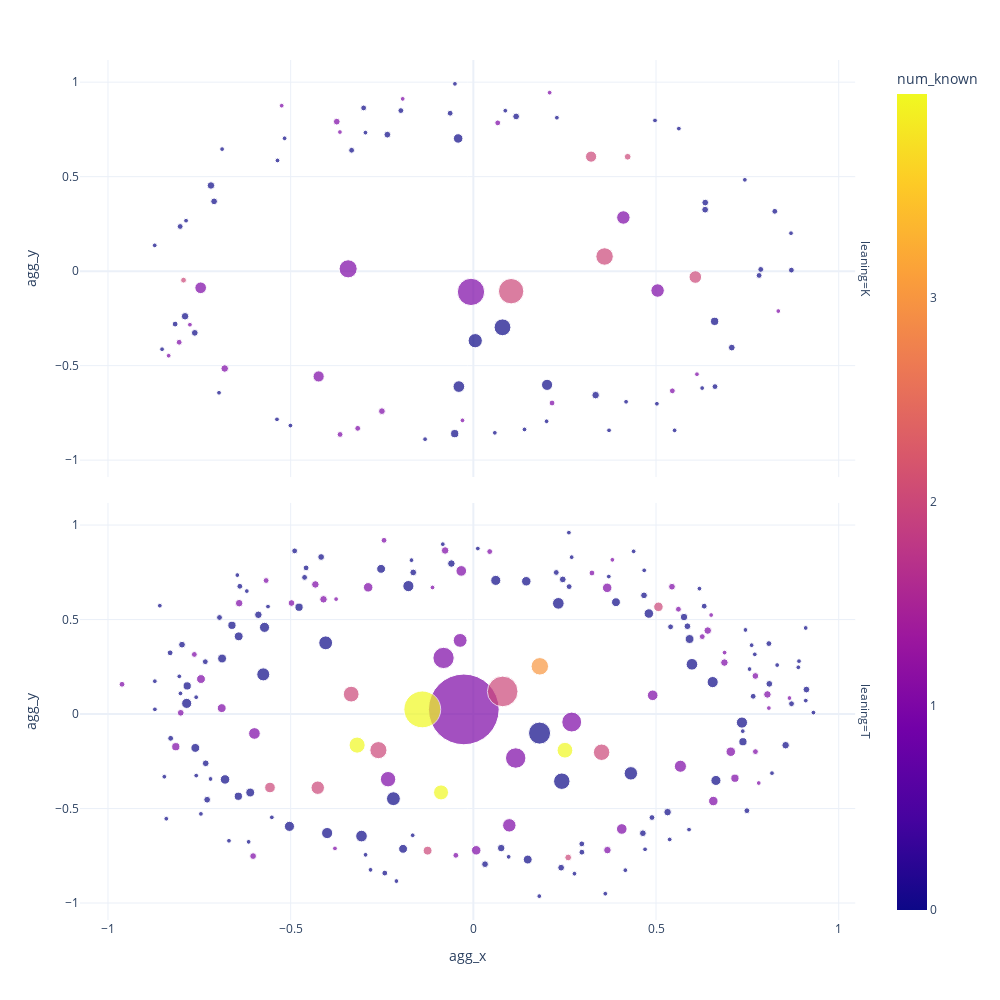

Notebook cell for this chart:
### Markdown cell above
## Regional Obervations of Cliques

### Code cell
fig = px.scatter(
    clique_response_frame.merge(patient_response_by_region),
    x = 'agg_x', y = 'agg_y', size = 'membership',
    size_max = 50, hover_name='clique_idx', hover_data=['qseqid', 'sequences', 'sseqid'],
    facet_row = 'leaning',
    color = 'num_known',
    color_discrete_sequence=['#06021c', '#dcb825', '#dc5c25', '#dc2549']
)

fig.update_layout(
    height = 1000, width = 1000,
    coloraxis_colorbar=dict(
        tickvals = [0,1,2,3]
    )
)

fig.update_layout(height = 1000, width = 1000)

fig.write_html("regional_clique_enrichment.html")

fig

### Figure 1 — Plotly figure (JSON) as saved in the notebook; plotly's stock layout.template omitted (floating-point values rounded to 4 significant figures; data arrays with more than 128 entries replaced by an {"elided": "..."} marker saying what was removed)
{"data": [{"customdata": [[[], [], []], [[], [], []], [[], [], []], [[], [], []], [[], [], []], [[], [], []], [[], [], []], [[], [], []], [[], [], []], [[], [], []], [[], [], []], [[], [], []], [[], [], []], [[], [], []], [[], [], []], [[], [], []], [[], [], []], [[], [], []], [[], [], []], [[], [], []], [[], [], []], [[], [], []], [[], [], []], [[], [], []], [[], [], []], [[], [], []], [[], [], []], [[], [], []], [[], [], []], [[], [], []], [[], [], []], [[], [], []], [[], [], []], [[], [], []], [[], [], []], [[], [], []], [[], [], []], [[], [], []], [[], [], []], [[], [], []], [[], [], []], [[], [], []], [[], [], []], [[], [], []], [[], [], []], [[], [], []], [[], [], []], [[], [], []], [[], [], []], [[], [], []], [[], [], []], [[], [], []], [[], [], []], [[], [], []], [["clique_269_MEME-0_5.5e-009"], ["DDYSKRNRS"], ["eid_32301::Merozoite_surface_protein_1_precursor"]], [["clique_227_MEME-0_2.2e-010"], ["YNLNSGYNQNNG"], ["eid_179965::merozoite_surface_protein_8"]], [["clique_243_MEME-0_1.9e-010"], ["KCDDRIFKKRNY"], ["eid_1067745::erythrocyte_binding_antigen-165_[Plasmodium_falciparum_3D7]"]], [["clique_201_MEME-0_1.2e-019"], ["NKMDNKY"], ["eid_141618::erythrocyte_membrane_protein_1"]], [["clique_221_MEME-0_1.5e-011"], ["AGYSDSDYDDEY"], ["eid_74323::Circumsporozoite"]], [["clique_197_MEME-0_1.2e-009"], ["QVPVSGSPL"], ["eid_1068342::merozoite_surface_protein_1"]], [["clique_203_MEME-0_1.1e-022"], ["TADLNAEKTTDL"], ["eid_1066649::cytoadherence_linked_asexual_protein_3.1_[Plasmodium_falciparum_3D7]"]], [["clique_202_MEME-0_6.3e-034"], ["PQGSTGA"], ["eid_227384::serine_repeat_antigen_5"]], [["clique_250_MEME-0_1.1e-007"], ["NGLRNDAGRGNJ"], ["eid_1068491::erythrocyte_binding_antigen-181_[Plasmodium_falciparum_3D7]"]], [["clique_87_MEME-1_3.2e-007"], ["LSDDVRPDKNH"], ["eid_1066748::erythrocyte_binding_antigen-175_[Plasmodium_falciparum_3D7]"]], [["clique_37_MEME-0_3.4e-131"], ["FKRQMFYTLGDY"], ["eid_1068080::cytoadherence_linked_asexual_protein_3.2_[Plasmodium_falciparum_3D7]"]], [["clique_29_MEME-1_5.8e-011"], ["FDFRDSYFCNFP"], ["eid_1068363::cytoadherence_linked_asexual_protein_8_[Plasmodium_falciparum_3D7]"]], [["clique_27_MEME-1_1.2e-143"], ["ELKNKEL"], ["eid_1067038::erythrocyte_binding_antigen-181_[Plasmodium_falciparum_3D7]"]], [["clique_9_MEME-1_3.6e-021"], ["NIEENIEEN"], ["eid_46363::ring-infested_erythrocyte_surface_antigen"]], [["clique_3_MEME-0_7.3e-1603", "clique_3_MEME-1_4.1e-139", "clique_3_MEME-4_2.5e-011"], ["TTQEPVTTQEPV", "TTQEPVTTQ", "VTTQEPV"], ["eid_78559::Interspersed_repeat_antigen"]], [["clique_41_MEME-1_1.6e-016"], ["HDDLYNSENSTF"], ["eid_1067003::erythrocyte_binding_antigen-181_[Plasmodium_falciparum_3D7]"]], [["clique_155_MEME-0_5.6e-044"], ["NNGNNFNKDNIL"], ["eid_1066909::merozoite_surface_protein_1"]], [["clique_153_MEME-0_1.5e-048"], ["KLIGDNKLIGDB"], ["eid_11927::erythrocyte_membrane-associated_giant_protein_antigen_332"]], [["clique_151_MEME-0_2.0e-006"], ["DTSSLKKIKGSP"], ["eid_1066934::erythrocyte_binding_antigen-175_[Plasmodium_falciparum_3D7]"]], [["clique_149_MEME-0_5.4e-044"], ["GASAPSGTS"], ["eid_95828::merozoite_surface_protein_1"]], [["clique_138_MEME-0_5.6e-015"], ["LNKDISNKDYKY"], ["eid_1067988::apical_membrane_antigen_1"]], [["clique_131_MEME-0_6.8e-016"], ["LDRHRDMCEKW"], ["eid_913519::erythrocyte_membrane_protein_1_(PfEMP1)"]], [["clique_125_MEME-0_3.8e-019"], ["RTLNKEYEDGEL"], ["eid_13975::erythrocyte_binding_protein"]], [["clique_173_MEME-1_2.7e-011"], ["EKRNGFDLBDDT"], ["eid_45337::sporozoite_surface_protein_2"]], [["clique_10_MEME-0_6.0e-954", "clique_10_MEME-3_1.7e-007"], ["RNQNVNDRRNFD", "CGLEKGGPPWTP"], ["eid_1067300::cytoadherence_linked_asexual_protein_3.1_[Plasmodium_falciparum_3D7]", "eid_181625::erythrocyte_membrane_protein_1"]], [["clique_4_MEME-0_1.3e-2238", "clique_4_MEME-2_1.0e-011"], ["GQQNTGLKNTPS", "LNKDIRNKDLKN"], ["eid_1067917::high_molecular_weight_rhoptry_protein_3_[Plasmodium_falciparum_3D7]", "eid_1066836::erythrocyte_binding_antigen-175_[Plasmodium_falciparum_3D7]"]], [["clique_31_MEME-1_7.2e-033", "clique_31_MEME-2_1.6e-011"], ["NADNKED", "FHKILTNTD"], ["eid_1068703::MSP7-like_protein_[Plasmodium_falciparum_3D7]", "eid_73821::Glycophorin-binding_protein"]], [["clique_140_MEME-0_3.7e-012", "clique_140_MEME-1_9.8e-006"], ["HDIYDIDTF", "DMCKKCDEIKYL"], ["eid_1067530::erythrocyte_binding_antigen-140_[Plasmodium_falciparum_3D7]", "eid_1066720::erythrocyte_binding_antigen-140_[Plasmodium_falciparum_3D7]"]], [["clique_40_MEME-0_7.9e-324", "clique_40_MEME-1_3.1e-051"], ["SNGREDKVSNGG", "DEVSNGRED"], ["eid_914261::S-antigen_[Plasmodium_falciparum_3D7]", "eid_913339::S-antigen_[Plasmodium_falciparum_3D7]"]], [["clique_119_MEME-0_2.9e-030", "clique_119_MEME-1_1.8e-012"], ["MSIHDGMKGQKY", "QNKNYKHLTDEE"], ["eid_1066929::erythrocyte_binding_antigen-165_[Plasmodium_falciparum_3D7]", "eid_913567::conserved_Plasmodium_protein"]]], "hovertemplate": "<b>%{hovertext}</b><br><br>leaning=K<br>agg_x=%{x}<br>agg_y=%{y}<br>membership=%{marker.size}<br>qseqid=%{customdata[0]}<br>sequences=%{customdata[1]}<br>sseqid=%{customdata[2]}<br>num_known=%{marker.color}<extra></extra>", "hovertext": [274, 126, 127, 128, 273, 121, 120, 100, 101, 104, 141, 220, 218, 107, 142, 144, 196, 177, 181, 182, 190, 191, 198, 169, 146, 147, 148, 206, 205, 152, 158, 157, 34, 248, 245, 44, 244, 242, 268, 265, 263, 13, 21, 255, 81, 230, 84, 88, 226, 233, 234, 61, 236, 238, 269, 227, 243, 201, 221, 197, 203, 202, 250, 87, 37, 29, 27, 9, 3, 41, 155, 153, 151, 149, 138, 131, 125, 173, 10, 4, 31, 140, 40, 119], "legendgroup": "", "marker": {"color": [0, 0, 0, 0, 0, 0, 0, 0, 0, 0, 0, 0, 0, 0, 0, 0, 0, 0, 0, 0, 0, 0, 0, 0, 0, 0, 0, 0, 0, 0, 0, 0, 0, 0, 0, 0, 0, 0, 0, 0, 0, 0, 0, 0, 0, 0, 0, 0, 0, 0, 0, 0, 0, 0, 1, 1, 1, 1, 1, 1, 1, 1, 1, 1, 1, 1, 1, 1, 1, 1, 1, 1, 1, 1, 1, 1, 1, 1, 2, 2, 2, 2, 2, 2], "coloraxis": "coloraxis", "size": [2, 4, 4, 4, 2, 4, 4, 5, 5, 4, 3, 2, 2, 4, 3, 3, 2, 3, 2, 2, 2, 2, 2, 3, 3, 3, 3, 2, 2, 3, 3, 3, 12, 2, 2, 11, 2, 2, 2, 2, 2, 25, 18, 2, 6, 2, 6, 5, 2, 2, 2, 8, 2, 2, 2, 2, 2, 2, 2, 2, 2, 2, 2, 5, 12, 16, 16, 29, 66, 11, 3, 3, 3, 3, 3, 4, 4, 3, 27, 57, 14, 3, 11, 4], "sizemode": "area", "sizeref": 0.1768, "symbol": "circle"}, "mode": "markers", "name": "", "orientation": "v", "showlegend": false, "type": "scatter", "x": [0.08741, -0.2354, 0.6344, 0.7073, -0.5007, -0.7096, 0.6347, 0.3347, -0.7891, -0.7624, -0.8024, 0.2005, 0.5509, 0.1171, -0.3332, -0.8162, 0.5024, 0.8251, -0.8721, 0.05878, 0.3714, 0.6262, 0.5625, -0.3003, 0.8705, -0.06349, -0.1984, -0.5166, 0.8694, 0.7866, 0.6614, 0.7821, -0.03967, -0.6877, -0.2953, 0.2018, -0.5375, -0.7863, -0.6961, -0.852, -0.536, 0.07977, 0.005168, 0.418, 0.6603, 0.4972, -0.05106, -0.7182, 0.2286, -0.05042, -0.1321, -0.04159, 0.7431, 0.14, -0.02977, -0.5246, -0.3652, -0.7758, 0.612, -0.8339, 0.8346, -0.1934, 0.2088, -0.6805, -0.7463, 0.5043, 0.4106, -0.3427, -0.006452, -0.4235, 0.06673, -0.8052, -0.3648, 0.2154, 0.5447, -0.3738, -0.2502, -0.3164, 0.3592, 0.1034, 0.6075, -0.7933, 0.3222, 0.4224], "xaxis": "x2", "y": [0.8491, 0.7222, 0.3252, -0.4046, -0.817, 0.3692, 0.3628, -0.6561, -0.2388, -0.3266, 0.2362, -0.7944, -0.8425, 0.8185, 0.6396, -0.2801, -0.7018, 0.3164, 0.1364, -0.8556, -0.8423, -0.6188, 0.7542, 0.8636, 0.005356, 0.8356, 0.8495, 0.7029, 0.2007, 0.009003, -0.611, -0.02283, -0.6109, 0.6457, 0.7328, -0.6018, -0.7843, 0.267, -0.6436, -0.4132, 0.5857, -0.2973, -0.368, -0.6913, -0.2658, 0.7973, -0.8599, 0.4532, 0.8118, 0.991, -0.8893, 0.7021, 0.4832, -0.8377, -0.7896, 0.8755, 0.736, -0.2835, -0.5455, -0.4476, -0.2113, 0.9116, 0.9445, -0.5152, -0.08808, -0.1026, 0.2839, 0.01223, -0.1099, -0.5573, 0.7846, -0.3763, -0.8643, -0.6978, -0.6334, 0.791, -0.7409, -0.8319, 0.0775, -0.106, -0.03124, -0.04763, 0.6059, 0.6053], "yaxis": "y2"}, {"customdata": {"elided": "191 rows, 278 str values in total"}, "hovertemplate": "<b>%{hovertext}</b><br><br>leaning=T<br>agg_x=%{x}<br>agg_y=%{y}<br>membership=%{marker.size}<br>qseqid=%{customdata[0]}<br>sequences=%{customdata[1]}<br>sseqid=%{customdata[2]}<br>num_known=%{marker.color}<extra></extra>", "hovertext": {"elided": "191 int values"}, "legendgroup": "", "marker": {"color": {"elided": "191 int values"}, "coloraxis": "coloraxis", "size": {"elided": "191 int values"}, "sizemode": "area", "sizeref": 0.1768, "symbol": "circle"}, "mode": "markers", "name": "", "orientation": "v", "showlegend": false, "type": "scatter", "x": {"elided": "191 float values"}, "xaxis": "x", "y": {"elided": "191 float values"}, "yaxis": "y"}], "layout": {"annotations": [{"font": {}, "showarrow": false, "text": "leaning=T", "textangle": 90, "x": 0.98, "xanchor": "left", "xref": "paper", "y": 0.2425, "yanchor": "middle", "yref": "paper"}, {"font": {}, "showarrow": false, "text": "leaning=K", "textangle": 90, "x": 0.98, "xanchor": "left", "xref": "paper", "y": 0.7575, "yanchor": "middle", "yref": "paper"}], "coloraxis": {"colorbar": {"tickvals": [0, 1, 2, 3], "title": {"text": "num_known"}}, "colorscale": [[0, "#0d0887"], [0.1111, "#46039f"], [0.2222, "#7201a8"], [0.3333, "#9c179e"], [0.4444, "#bd3786"], [0.5556, "#d8576b"], [0.6667, "#ed7953"], [0.7778, "#fb9f3a"], [0.8889, "#fdca26"], [1, "#f0f921"]]}, "height": 1000, "legend": {"itemsizing": "constant", "tracegroupgap": 0}, "margin": {"t": 60}, "width": 1000, "xaxis": {"anchor": "y", "domain": [0, 0.98], "title": {"text": "agg_x"}}, "xaxis2": {"anchor": "y2", "domain": [0, 0.98], "matches": "x", "showticklabels": false}, "yaxis": {"anchor": "x", "domain": [0, 0.485], "title": {"text": "agg_y"}}, "yaxis2": {"anchor": "x2", "domain": [0.515, 1], "matches": "y", "title": {"text": "agg_y"}}}}
